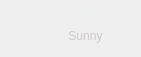
<?xml version="1.0" encoding="UTF-8"?>
<ui version="4.0">
 <class>miniWeather</class>
 <widget class="QWidget" name="miniWeather">
  <property name="geometry">
   <rect>
    <x>0</x>
    <y>0</y>
    <width>141</width>
    <height>57</height>
   </rect>
  </property>
  <property name="windowTitle">
   <string>Form</string>
  </property>
  <widget class="QLabel" name="weather_icon">
   <property name="geometry">
    <rect>
     <x>0</x>
     <y>0</y>
     <width>49</width>
     <height>48</height>
    </rect>
   </property>
   <property name="text">
    <string/>
   </property>
   <property name="pixmap">
    <pixmap>:/icons/clear_day.png</pixmap>
   </property>
   <property name="scaledContents">
    <bool>true</bool>
   </property>
  </widget>
  <widget class="QLabel" name="tempature">
   <property name="geometry">
    <rect>
     <x>52</x>
     <y>3</y>
     <width>71</width>
     <height>21</height>
    </rect>
   </property>
   <property name="styleSheet">
    <string notr="true">color: rgb(236, 240, 240); font-size: &quot;28pt&quot;; font-weight: 600;</string>
   </property>
   <property name="text">
    <string>24°</string>
   </property>
   <property name="alignment">
    <set>Qt::AlignCenter</set>
   </property>
  </widget>
  <widget class="QLabel" name="weather">
   <property name="geometry">
    <rect>
     <x>45</x>
     <y>25</y>
     <width>81</width>
     <height>21</height>
    </rect>
   </property>
   <property name="styleSheet">
    <string notr="true">color: rgb(206, 200, 200); font-size: &quot;22pt&quot;; font-weight: 400;</string>
   </property>
   <property name="text">
    <string>Sunny</string>
   </property>
   <property name="alignment">
    <set>Qt::AlignCenter</set>
   </property>
  </widget>
 </widget>
 <resources/>
 <connections/>
</ui>
